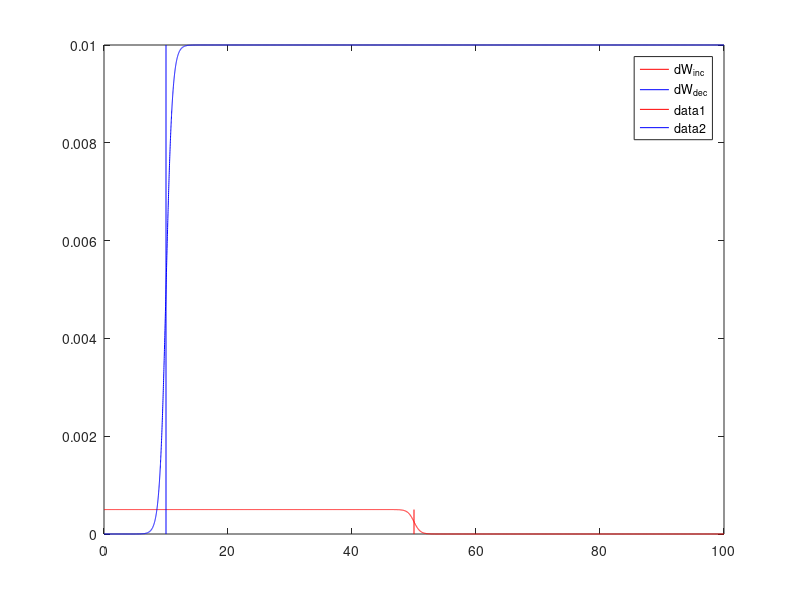

Source code (MATLAB):
dWinc = 0.0005;
dWdec = 0.01;
dR = 0.5;  % size of the transition region
minR = 10;
maxR = 50;



r = 0:0.01:100;
Rinc = exp((-r + maxR)/dR);
Rdec = exp(( r - minR)/dR);

%dWincS = dWinc .* ( 1 -  1.0/(1 + exp(- r + maxR)/1.0 ) );
%dWdecS = dWdec .* ( 1 -  1.0/(1 + exp(r - minR)/1.0) );

dWincS = dWinc .* ( Rinc ./ (1+Rinc) );
dWdecS = dWdec .* ( Rdec ./ (1+Rdec) );


plot(r,dWincS,'-r');hold on
plot(r,dWdecS,'-b');
legend('dW_{inc}','dW_{dec}');

plot([maxR,maxR],[0,dWinc],'-r');
plot([minR,minR],[0,dWdec],'-b');

hold off
